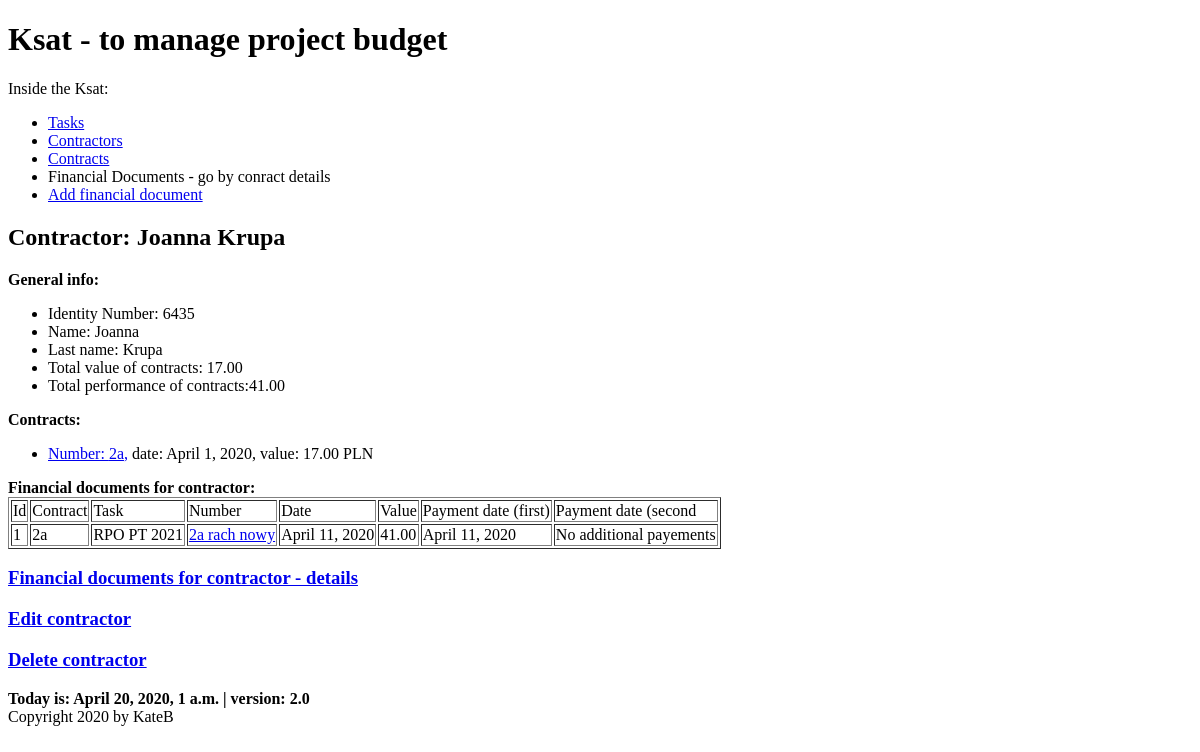
Before: /ksat/contractor/4 with the older database file.
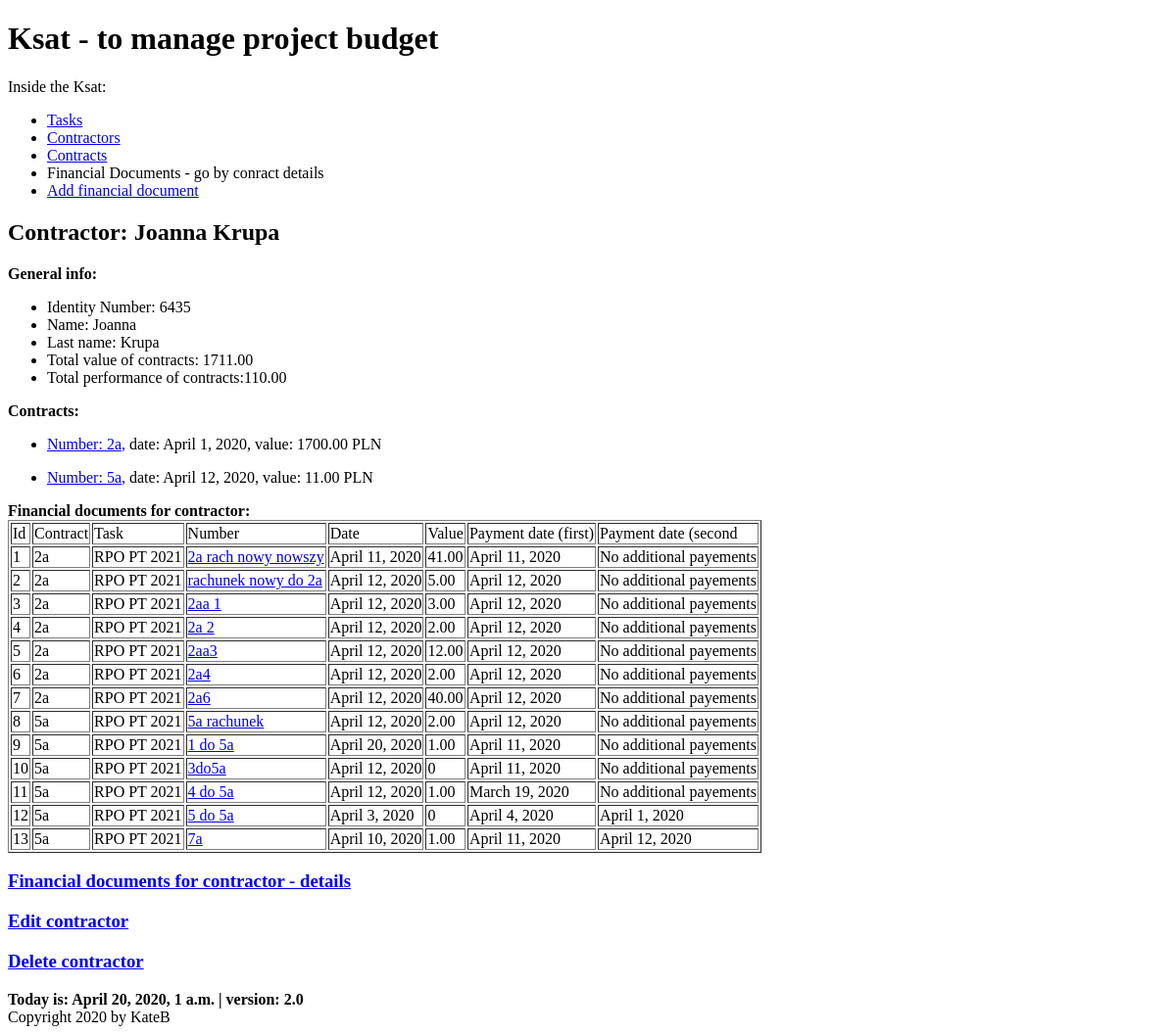
After: the same page with the newer database file.
### budget/models.py (models this page shows, shortened)
class Contractor(models.Model):
    name = models.CharField(max_length=128)
    last_name = models.CharField(max_length=128)
    num = models.SmallIntegerField(blank=True)
    def __str__(self):
        return f'{self.name} {self.last_name}'
    def contracts_value(self):
        contracts_value = 0
        for contract in Contract.objects.filter(contractor=self):
            contracts_value += contract.contract_value()
        return round(contracts_value, 2)
    def contracts_performance(self):
        contracts_performance = 0
        for contract in Contract.objects.filter(contractor=self):
            contracts_performance += contract.contract_performance()
        return round(contracts_performance, 2)
    class Meta:
        default_related_name = 'contractors'
        ordering = ('last_name',)
        verbose_name = 'contractor'

class Contract(models.Model):
    number = models.CharField(max_length=128, unique=True)
    date = models.DateField()
    task = models.ForeignKey(Task, on_delete=models.CASCADE, related_name='contracts', related_query_name='contract')
    contractor = models.ForeignKey(Contractor, default=None, on_delete=models.CASCADE, related_name='contracts',
                                   related_query_name='contract')
    article = models.ManyToManyField(Articles, through='ContractArticle')
    def contract_value(self):
        value = ContractArticle.objects.filter(contract=self).aggregate(total=Sum('value'))['total']
        if value:
            return round(value, 2)
        return 0
    def contract_performance(self):
        fin_docs = FinancialDocument.objects.filter(contract=self)
        performance = 0
        for fin_doc in fin_docs:
            performance += fin_doc.fin_doc_value()
        return round(performance, 2)
    class Meta:
        default_related_name = 'contract'
        ordering = ('number', 'contractor')
        verbose_name = 'contract'

class FinancialDocument(models.Model):
    contract = models.ForeignKey(Contract, on_delete=models.CASCADE, related_name='fds', related_query_name='fd')
    contractor = models.ForeignKey(Contractor, default=None, on_delete=models.CASCADE, related_name='fds',
                                   related_query_name='fd')
    number = models.CharField(max_length=64, default=None)
    date = models.DateField()
    payment_date1 = models.DateField(blank=True, null=True)
    payment_date2 = models.DateField(blank=True, null=True)
    article = models.ManyToManyField(Articles, through='FinDocumentArticle')
    def get_absolute_url(self):
        return reverse('budget:findoc_details', kwargs={'findoc_id': self.pk})
    def fin_doc_value(self):
        value = FinDocumentArticle.objects.filter(fin_doc=self).aggregate(total=Sum('value'))['total']
        if value:
            return round(value, 2)
        return 0
    class Meta:
        default_related_name = 'fds'
        verbose_name = 'finacial_doc'

class Task(models.Model):
    title = models.CharField(max_length=128, unique=True)
    description = models.CharField(max_length=256)
    unit = models.SmallIntegerField()
    section = models.SmallIntegerField()
    article = models.ManyToManyField(Articles, through='TaskArticles')

### budget/views.py (the view)
# urls.py: path('contractor/<int:contractor_id>', views.ContractorDetailsView.as_view(), name='contractor_details'),
class ContractorDetailsView(DetailView):
    model = Contractor
    template_name = 'budget/contractor.html'
    context_object_name = 'contractor'
    pk_url_kwarg = 'contractor_id'

### budget/my_context_processor.py (called while the page is built)
def cp(request):
    ctx = {
        "now": django.utils.timezone.now(),
        "version": "2.0"
    }
    return ctx

### budget/templates/budget/contractor.html (shortened to what this page needs)
{% extends 'base.html' %}
{% block content %}
    {{ block.super }}
    <h2>Contractor: {{ contractor }}</h2>
    <div><b>General info:</b>
        <ul>
            <li>Identity Number: {{ contractor.num }}</li>
            <li>Name: {{ contractor.name }}</li>
            <li>Last name: {{ contractor.last_name }}</li>
            <li>Total value of contracts: {{ contractor.contracts_value }} </li>
            <li>Total performance of contracts:{{ contractor.contracts_performance }} </li>
        </ul>
    </div>
    <div>
        <b>Contracts:</b>
    {% if not contractor.contracts.all %}
        no contracts yet.
    {% else %}
        {% for contract in contractor.contracts.all %}
            <ul>
                <li><a href="{% url 'budget:contract_details' contract.id %}">Number: {{ contract.number }},</a>  date: {{ contract.date }}, value: {{ contract.contract_value }} PLN</li>
            </ul>
        {% endfor %}{% endif %}
    </div>
    <div>
        <b>Financial documents for contractor:</b>
    {% if not contractor.fds.all %} No documents yet.
    {% else %}
        <table border="bold">
            <thead>
            <tr>
                <td>Id</td>
                <td>Contract</td>
                <td>Task</td>
                <td>Number</td>
                <td>Date</td>
                <td>Value</td>
                <td>Payment date (first)</td>
                <td>Payment date (second</td>
                </tr>
            </thead>
            <tbody>
            {% for fd in contractor.fds.all %}
                <tr>
                    <td>{{ forloop.counter }}</td>
                    <td>{{ fd.contract.number }}</td>
                    <td>{{ fd.contract.task.title }}</td>
                    <td><a href="{{ fd.get_absolute_url }}">{{ fd.number }}</a></td>
                    <td>{{ fd.date }}</td>
                    <td>{{ fd.fin_doc_value }}</td>
                    <td>{{ fd.payment_date1 }}</td>
                    <td>{% if fd.payment_date2 %}{{ fd.payment_date2 }} {% else %} No additional payements {% endif %}</td>
                </tr>
            {% empty %} No financial documents for contractor
            {% endfor %}
            </tbody>
        </table>
     <h3><a href="{% url 'budget:contractor-findocs' contractor.id %}">Financial documents for contractor - details</a></h3>
    {% endif %}
    </div>
    <h3><a href="{% url 'budget:edit_contractor' contractor.id %}">Edit contractor</a></h3>
    <h3><a href="{% url 'budget:delete_contractor' contractor.id %}">Delete contractor</a></h3>
{% endblock %}

Changed rows visible on the page:
computed for Contractor "Joanna Krupa": contracts_value "17.00" → "1711.00"; contracts_performance "41.00" → "110.00"
computed for Contract "April 1, 2020": contract_value "17.00" → "1700.00"
added Contract: number "5a", date "April 12, 2020", contract_value "11.00"
changed FinancialDocument: number "2a rach nowy" → "2a rach nowy nowszy"
added FinancialDocument: contract.number "2a", contract.task "RPO PT 2021", number "rachunek nowy do 2a", date "April 12, 2020", fin_doc_value "5.00", payment_date1 "April 12, 2020", shows "No additional payements"
added FinancialDocument: contract.number "2a", contract.task "RPO PT 2021", number "2aa 1", date "April 12, 2020", fin_doc_value "3.00", payment_date1 "April 12, 2020", shows "No additional payements"
added FinancialDocument: contract.number "2a", contract.task "RPO PT 2021", number "2a 2", date "April 12, 2020", fin_doc_value "2.00", payment_date1 "April 12, 2020", shows "No additional payements"
added FinancialDocument: contract.number "2a", contract.task "RPO PT 2021", number "2aa3", date "April 12, 2020", fin_doc_value "12.00", payment_date1 "April 12, 2020", shows "No additional payements"
added FinancialDocument: contract.number "2a", contract.task "RPO PT 2021", number "2a4", date "April 12, 2020", fin_doc_value "2.00", payment_date1 "April 12, 2020", shows "No additional payements"
added FinancialDocument: contract.number "2a", contract.task "RPO PT 2021", number "2a6", date "April 12, 2020", fin_doc_value "40.00", payment_date1 "April 12, 2020", shows "No additional payements"
added FinancialDocument: contract.number "5a", contract.task "RPO PT 2021", number "5a rachunek", date "April 12, 2020", fin_doc_value "2.00", payment_date1 "April 12, 2020", shows "No additional payements"
added FinancialDocument: contract.number "5a", contract.task "RPO PT 2021", number "1 do 5a", date "April 20, 2020", fin_doc_value "1.00", payment_date1 "April 11, 2020", shows "No additional payements"
added FinancialDocument: contract.number "5a", contract.task "RPO PT 2021", number "3do5a", date "April 12, 2020", fin_doc_value "0", payment_date1 "April 11, 2020", shows "No additional payements"
added FinancialDocument: contract.number "5a", contract.task "RPO PT 2021", number "4 do 5a", date "April 12, 2020", fin_doc_value "1.00", payment_date1 "March 19, 2020", shows "No additional payements"
added FinancialDocument: contract.number "5a", contract.task "RPO PT 2021", number "5 do 5a", date "April 3, 2020", fin_doc_value "0", payment_date1 "April 4, 2020", payment_date2 "April 1, 2020"
added FinancialDocument: contract.number "5a", contract.task "RPO PT 2021", number "7a", date "April 10, 2020", fin_doc_value "1.00", payment_date1 "April 11, 2020", payment_date2 "April 12, 2020"
